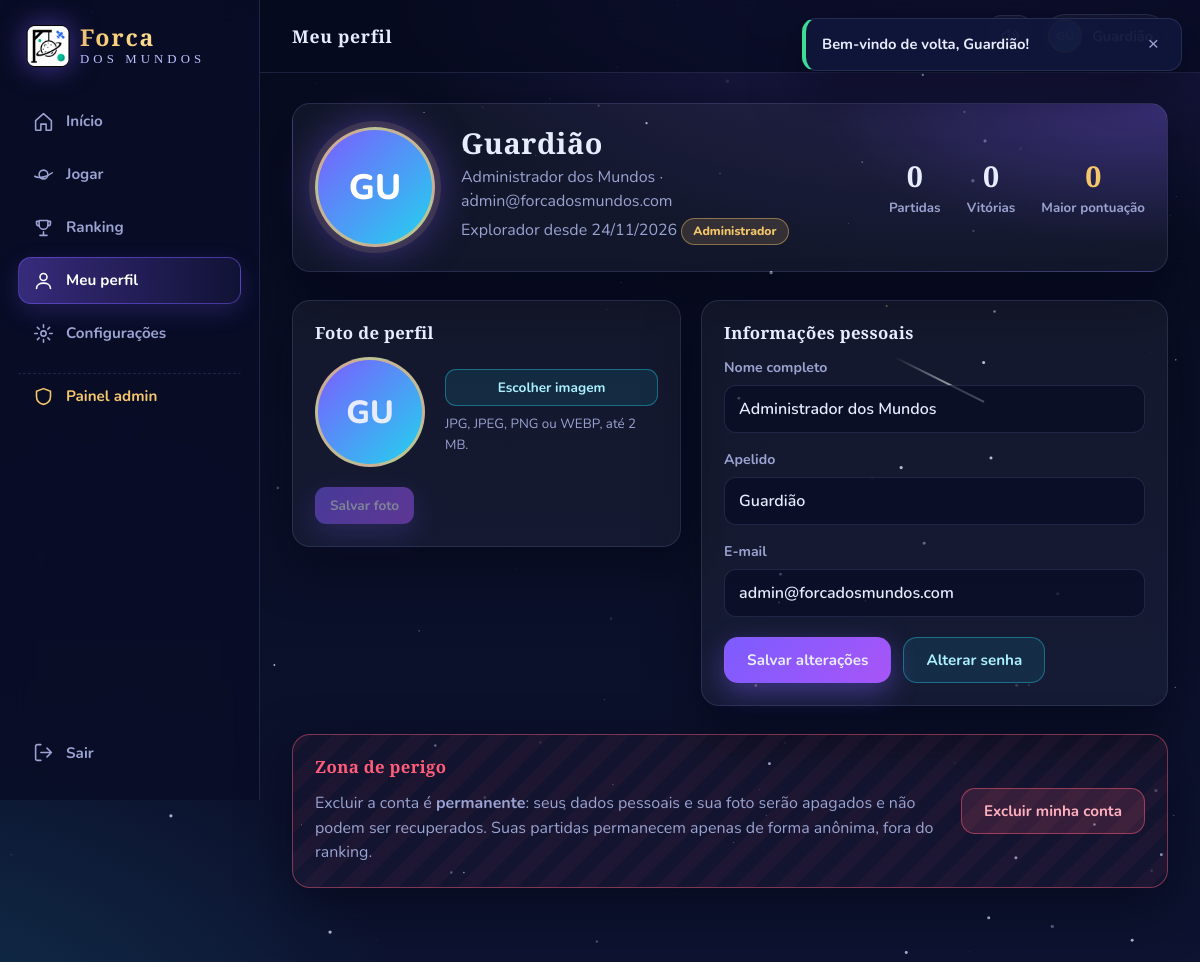
Page /public/perfil (signed in) on the committed database.
### tables this page shows
CREATE TABLE usuarios (
    id        INT UNSIGNED NOT NULL AUTO_INCREMENT,
    nome      VARCHAR(120) NOT NULL,
    apelido   VARCHAR(30)  NOT NULL,
    email     VARCHAR(160) NOT NULL,
    senha     VARCHAR(255) NOT NULL,
    foto      VARCHAR(80)  NULL DEFAULT NULL,
    perfil    ENUM('admin', 'jogador') NOT NULL DEFAULT 'jogador',
    status    ENUM('ativo', 'inativo') NOT NULL DEFAULT 'ativo',
     
     
    email_verificado_em DATETIME NULL DEFAULT NULL,
    criado_em DATETIME NOT NULL DEFAULT CURRENT_TIMESTAMP,
    PRIMARY KEY (id),
    UNIQUE KEY uq_usuarios_email (email),
    UNIQUE KEY uq_usuarios_apelido (apelido),
    KEY idx_usuarios_perfil_status (perfil, status)
);

### app/Core/Controller.php (called while the page is built, shortened)
<?php
class Controller
{
    private ?array $usuarioCache = null;
    protected function render(string $view, array $dados = [], string $layout = 'app'): void
    {
        $dados['usuario'] = $dados['usuario'] ?? $this->usuarioLogado();
        $dados['flashes'] = pull_flash();
        extract($dados, EXTR_SKIP);
        require BASE_PATH . '/app/Views/' . $view . '.php';
    }
    protected function usuarioLogado(): ?array
    {
        if ($this->usuarioCache !== null) {
            return $this->usuarioCache;
        }
        $id = $_SESSION['usuario_id'] ?? null;
        $usuario = (new Usuario())->buscarPorId((int) $id);
        unset($usuario['senha']);
        return $this->usuarioCache = $usuario;
    }
    protected function exigirLogin(): array
    {
        $usuario = $this->usuarioLogado();
        return $usuario;
    }
}

### app/Controllers/ProfileController.php (called while the page is built, shortened)
<?php
class ProfileController extends Controller
{
    public function index(): void
    {
        $usuario = $this->exigirLogin();
        $this->render('profile/index', [
            'titulo' => 'Meu perfil',
            'pagina' => 'perfil',
            'stats'  => (new Partida())->estatisticasUsuario((int) $usuario['id']),
        ]);
    }
}

### app/Core/Router.php (called while the page is built, shortened)
<?php
class Router
{
    private array $rotas = ['GET' => [], 'POST' => []];
    public function get(string $caminho, string $destino): void
    {
        $this->rotas['GET'][$caminho] = $destino;
    }
    public function post(string $caminho, string $destino): void
    {
        $this->rotas['POST'][$caminho] = $destino;
    }
    private function caminhoAtual(): string
    {
        $caminho = parse_url($_SERVER['REQUEST_URI'] ?? '/', PHP_URL_PATH) ?: '/';
        $caminho = rawurldecode($caminho);
        $raiz = rtrim(str_replace('\\', '/', dirname(BASE_URL)), '/');
        if (BASE_URL !== '' && strpos($caminho, BASE_URL) === 0) {
            $caminho = substr($caminho, strlen(BASE_URL));
        } elseif ($raiz !== '' && strpos($caminho, $raiz) === 0) {
            $caminho = substr($caminho, strlen($raiz));
        }
        $caminho = '/' . trim($caminho, '/');
        return $caminho === '/index.php' ? '/' : $caminho;
    }
    public function dispatch(): void
    {
        $metodo = $_SERVER['REQUEST_METHOD'] === 'POST' ? 'POST' : 'GET';
        $caminho = $this->caminhoAtual();
        $destino = $this->rotas[$metodo][$caminho] ?? null;
        [$classe, $acao] = explode('@', $destino);
        $controller = new $classe();
        $controller->$acao();
    }
}

### public/index.php (called while the page is built, shortened)
<?php
spl_autoload_register(function (string $classe): void {
    $arquivo = BASE_PATH . '/app/' . str_replace('\\', '/', substr($classe, 4)) . '.php';
});
require BASE_PATH . '/app/Core/helpers.php';
$router = new App\Core\Router();
$router->dispatch();

### config/database.php (called while the page is built)
<?php
return [
    'host'    => '127.0.0.1',
    'porta'   => 3306,
    'banco'   => 'forca_dos_mundos',
    'usuario' => 'root',
    'senha'   => '',
    'charset' => 'utf8mb4',
    'ambiente' => 'local',
];

### app/Core/Database.php (called while the page is built, shortened)
<?php
class Database
{
    private static ?PDO $conexao = null;
    public static function connection(): PDO
    {
        if (self::$conexao === null) {
            $config = require BASE_PATH . '/config/database.php';
            $dsn = sprintf(
                'mysql:host=%s;port=%d;dbname=%s;charset=%s',
                $config['host'],
                $config['porta'],
                $config['banco'],
                $config['charset']
            );
            try {
                self::$conexao = new PDO($dsn, $config['usuario'], $config['senha'], [
                    PDO::ATTR_ERRMODE            => PDO::ERRMODE_EXCEPTION,
                    PDO::ATTR_DEFAULT_FETCH_MODE => PDO::FETCH_ASSOC,
                    PDO::ATTR_EMULATE_PREPARES   => false,
                ]);
            } catch (PDOException $erro) {
                http_response_code(500);
                exit('Não foi possível conectar ao banco de dados. Confira o arquivo config/database.php e se o MySQL está ligado no XAMPP.');
            }
        }
        return self::$conexao;
    }
}

### app/Core/Model.php (called while the page is built, shortened)
<?php
abstract class Model
{
    protected PDO $db;
    public function __construct()
    {
        $this->db = Database::connection();
    }
    protected function buscarUm(string $sql, array $params = []): ?array
    {
        $stmt = $this->db->prepare($sql);
        $stmt->execute($params);
        $linha = $stmt->fetch();
        return $linha ?: null;
    }
}

### app/Models/Usuario.php (called while the page is built, shortened)
<?php
class Usuario extends Model
{
    public function buscarPorId(int $id): ?array
    {
        return $this->buscarUm('SELECT * FROM usuarios WHERE id = ?', [$id]);
    }
}

### app/Core/helpers.php (called while the page is built, shortened)
<?php
function e($valor): string
{
    return htmlspecialchars((string) $valor, ENT_QUOTES | ENT_SUBSTITUTE, 'UTF-8');
}
function url(string $caminho = ''): string
{
    return BASE_URL . '/' . ltrim($caminho, '/');
}
function old(string $campo, $padrao = ''): string
{
    static $old = null;
    if ($old === null) {
        $old = $_SESSION['_old'] ?? [];
    }
    return e($old[$campo] ?? $padrao);
}
function formatar_data(?string $data, bool $comHora = true): string
{
    return date($comHora ? 'd/m/Y H:i' : 'd/m/Y', strtotime($data));
}
function foto_url(?array $usuario): ?string
{
    if (!$usuario || empty($usuario['foto'])) {
        return null;
    }
    return upload_url($usuario['foto'], 'perfis');
}
function iniciais(?string $apelido): string
{
    $apelido = trim((string) $apelido);
    return mb_strtoupper(mb_substr($apelido !== '' ? $apelido : '?', 0, 2));
}

### app/Models/Partida.php (called while the page is built, shortened)
<?php
class Partida extends Model
{
    public function estatisticasUsuario(int $usuarioId): array
    {
        $dados = $this->buscarUm(
            "SELECT COUNT(*) AS total,
                    COALESCE(SUM(resultado = 'vitoria'), 0) AS vitorias,
                    COALESCE(SUM(resultado = 'derrota'), 0) AS derrotas,
                    COALESCE(SUM(pontos), 0) AS pontos,
                    COALESCE(MAX(pontos), 0) AS maior
             FROM partidas WHERE usuario_id = ?",
            [$usuarioId]
        );
        $dados['taxa'] = $dados['total'] > 0 ? (int) round($dados['vitorias'] / $dados['total'] * 100) : 0;
        return $dados;
    }
}

### app/Views/profile/index.php (the view, shortened to what this page needs)
<?php $erros = form_erros(); ?>
<section class="perfil-topo card">
    <div class="perfil-foto">
        <?php $avatarUsuario = $usuario; $avatarClasse = 'avatar-xl'; require __DIR__ . '/../partials/avatar.php'; ?>
    </div>
    <div class="perfil-info">
        <h1><?= e($usuario['apelido']) ?></h1>
        <p><?= e($usuario['nome']) ?> · <?= e($usuario['email']) ?></p>
        <p class="perfil-desde">Explorador desde <?= e(formatar_data($usuario['criado_em'], false)) ?>
            <?php if ($usuario['perfil'] === 'admin'): ?><span class="badge badge-ouro">Administrador</span><?php endif; ?>
        </p>
    </div>
    <div class="perfil-numeros">
        <div><strong><?= (int) $stats['total'] ?></strong><small>Partidas</small></div>
        <div><strong><?= (int) $stats['vitorias'] ?></strong><small>Vitórias</small></div>
        <div><strong class="texto-ouro"><?= (int) $stats['maior'] ?></strong><small>Maior pontuação</small></div>
    </div>
</section>
<div class="perfil-grade">
    <section class="card">
        <h2 class="card-titulo">Foto de perfil</h2>
        <form method="post" action="<?= e(url('/perfil/foto')) ?>" enctype="multipart/form-data" class="form" id="form-foto">
            <div class="foto-editor">
                <div class="foto-previa" id="foto-previa">
                    <?php if (foto_url($usuario)): ?>
                        <img src="<?= e(foto_url($usuario)) ?>" alt="Pré-visualização" id="foto-previa-img">
                    <?php else: ?>
                        <span id="foto-previa-iniciais"><?= e(iniciais($usuario['apelido'])) ?></span>
                    <?php endif; ?>
                </div>
                <div class="foto-controles">
                    <label class="btn btn-secundario btn-sm" for="foto">Escolher imagem</label>
                    <small>JPG, JPEG, PNG ou WEBP, até 2 MB.</small>
                </div>
            </div>
            <div class="form-botoes">
                <button type="submit" class="btn btn-primario btn-sm" id="foto-salvar" data-carregando disabled>Salvar foto</button>
            </div>
        </form>
    </section>
    <section class="card">
        <h2 class="card-titulo">Informações pessoais</h2>
        <form method="post" action="<?= e(url('/perfil/dados')) ?>" class="form" data-validar novalidate>
            <div class="campo <?= isset($erros['nome']) ? 'com-erro' : '' ?>">
                <label for="nome">Nome completo</label>
                <input class="input" type="text" id="nome" name="nome" value="<?= old('nome', $usuario['nome']) ?>" required minlength="3" maxlength="120">
            </div>
            <div class="campo <?= isset($erros['apelido']) ? 'com-erro' : '' ?>">
                <label for="apelido">Apelido</label>
                <input class="input" type="text" id="apelido" name="apelido" value="<?= old('apelido', $usuario['apelido']) ?>" required minlength="3" maxlength="30">
            </div>
            <div class="campo <?= isset($erros['email']) ? 'com-erro' : '' ?>">
                <label for="email">E-mail</label>
                <input class="input" type="email" id="email" name="email" value="<?= old('email', $usuario['email']) ?>" required maxlength="160">
            </div>
            <div class="form-botoes">
                <button type="submit" class="btn btn-primario" data-carregando>Salvar alterações</button>
                <a href="<?= e(url('/perfil/senha')) ?>" class="btn btn-secundario">Alterar senha</a>
            </div>
        </form>
    </section>
</div>
<section class="card zona-perigo">
    <div>
        <h2 class="card-titulo texto-perigo">Zona de perigo</h2>
        <p>Excluir a conta é <strong>permanente</strong>: seus dados pessoais e sua foto serão apagados e não podem ser recuperados. Suas partidas permanecem apenas de forma anônima, fora do ranking.</p>
    </div>
    <button type="button" class="btn btn-perigo" data-modal-open="modal-excluir">Excluir minha conta</button>
</section>

### app/Views/partials/avatar.php
<?php
$avatarFoto = foto_url($avatarUsuario ?? null);
$avatarClasse = $avatarClasse ?? '';
?>
<?php if ($avatarFoto): ?>
    <img class="avatar <?= e($avatarClasse) ?>" src="<?= e($avatarFoto) ?>" alt="Foto de <?= e($avatarUsuario['apelido'] ?? '') ?>">
<?php else: ?>
    <span class="avatar avatar-iniciais <?= e($avatarClasse) ?>"><?= e(iniciais($avatarUsuario['apelido'] ?? '?')) ?></span>
<?php endif; ?>

### public/assets/css/base.css (style rules this page uses)
:root { --bg-0: #070b1e; --bg-1: #0d1330; --bg-2: #151c4a; --violeta: #7c5cff; --roxo: #a855f7; --ciano: #22d3ee; --ouro: #f5c76b; --texto: #e8ecff; --suave: #9aa3d1; --ok: #3ddc97; --perigo: #ff5d7a; --vidro: rgba(255, 255, 255, 0.045); --borda: rgba(170, 180, 255, 0.14); --sombra: 0 18px 50px rgba(3, 5, 20, 0.55); --raio: 18px; --fonte-titulo: 'Cinzel', 'Georgia', serif; --fonte-texto: 'Nunito', 'Segoe UI', system-ui, sans-serif; }
*, *::before, *::after { box-sizing: border-box; }
html { -webkit-text-size-adjust: 100%; }
body { margin: 0; min-height: 100vh; font-family: var(--fonte-texto); font-size: 16px; line-height: 1.55; color: var(--texto); background: radial-gradient(1100px 600px at 80% -10%, rgba(124, 92, 255, 0.28), transparent 60%), radial-gradient(900px 600px at -10% 110%, rgba(34, 211, 238, 0.16), transparent 60%), linear-gradient(180deg, var(--bg-0), var(--bg-1)); background-attachment: fixed; }
h1, h2, h3 { font-family: var(--fonte-titulo); letter-spacing: 0.02em; line-height: 1.2; margin: 0 0 0.5em; }
p { margin: 0 0 1em; }
a { color: inherit; }
.texto-ouro { color: var(--ouro); }
.texto-perigo { color: var(--perigo); }
.card { position: relative; background: var(--vidro); border: 1px solid var(--borda); border-radius: var(--raio); padding: 22px; box-shadow: var(--sombra); backdrop-filter: blur(10px); -webkit-backdrop-filter: blur(10px); }
.card-titulo { font-size: 1.05rem; margin-bottom: 14px; }
.btn { display: inline-flex; align-items: center; justify-content: center; gap: 8px; padding: 12px 22px; border: 1px solid transparent; border-radius: 14px; font: 700 0.95rem var(--fonte-texto); text-decoration: none; cursor: pointer; color: var(--texto); transition: transform 0.18s ease, box-shadow 0.18s ease, background 0.18s ease, opacity 0.18s; }
.btn:disabled { opacity: 0.5; cursor: not-allowed; transform: none; }
.btn-primario { background: linear-gradient(135deg, var(--violeta), var(--roxo)); box-shadow: 0 10px 28px rgba(124, 92, 255, 0.4); }
.btn-secundario { background: rgba(34, 211, 238, 0.1); border-color: rgba(34, 211, 238, 0.4); color: #aaf0ff; }
.btn-perigo { background: rgba(255, 93, 122, 0.15); border-color: rgba(255, 93, 122, 0.5); color: #ffb0bf; }
.btn-sm { padding: 8px 14px; font-size: 0.85rem; border-radius: 11px; }
.form { display: grid; gap: 16px; }
.form-botoes { display: flex; gap: 12px; flex-wrap: wrap; margin-top: 4px; }
.campo label { display: block; margin-bottom: 6px; font-size: 0.88rem; font-weight: 700; color: var(--suave); }
.input { width: 100%; padding: 12px 14px; background: rgba(8, 12, 36, 0.7); border: 1px solid var(--borda); border-radius: 12px; color: var(--texto); font: 600 1rem var(--fonte-texto); transition: border-color 0.2s, box-shadow 0.2s; }
.input::placeholder { color: #5c668f; }
.badge { display: inline-block; padding: 3px 11px; border-radius: 99px; font-size: 0.76rem; font-weight: 800; border: 1px solid; }
.badge-ouro { background: rgba(245, 199, 107, 0.14); border-color: rgba(245, 199, 107, 0.45); color: var(--ouro); }
.avatar { width: 44px; height: 44px; border-radius: 50%; object-fit: cover; border: 2px solid rgba(245, 199, 107, 0.7); flex-shrink: 0; }
.avatar-iniciais { display: inline-grid; place-items: center; background: linear-gradient(135deg, var(--violeta), var(--ciano)); font: 800 0.95rem var(--fonte-texto); color: #fff; }
.avatar-sm { width: 34px; height: 34px; font-size: 0.75rem; }
.avatar-xl { width: 120px; height: 120px; font-size: 2.2rem; }

### public/assets/css/home.css (style rules this page uses)
.texto-ouro { color: var(--ouro); }

### rows in the picture
usuarios: apelido "GU", apelido "Guardião", nome "Administrador dos Mundos", email "admin@forcadosmundos.com", criado_em "24/11/2026"

### other values in the picture
$rotulo "Início"
$rotulo "Jogar"
$rotulo "Ranking"
$rotulo "Meu perfil"
$rotulo "Configurações"
$titulo "Meu perfil"
$stats['total'] "0"
$stats['vitorias'] "0"
$stats['maior'] "0"
